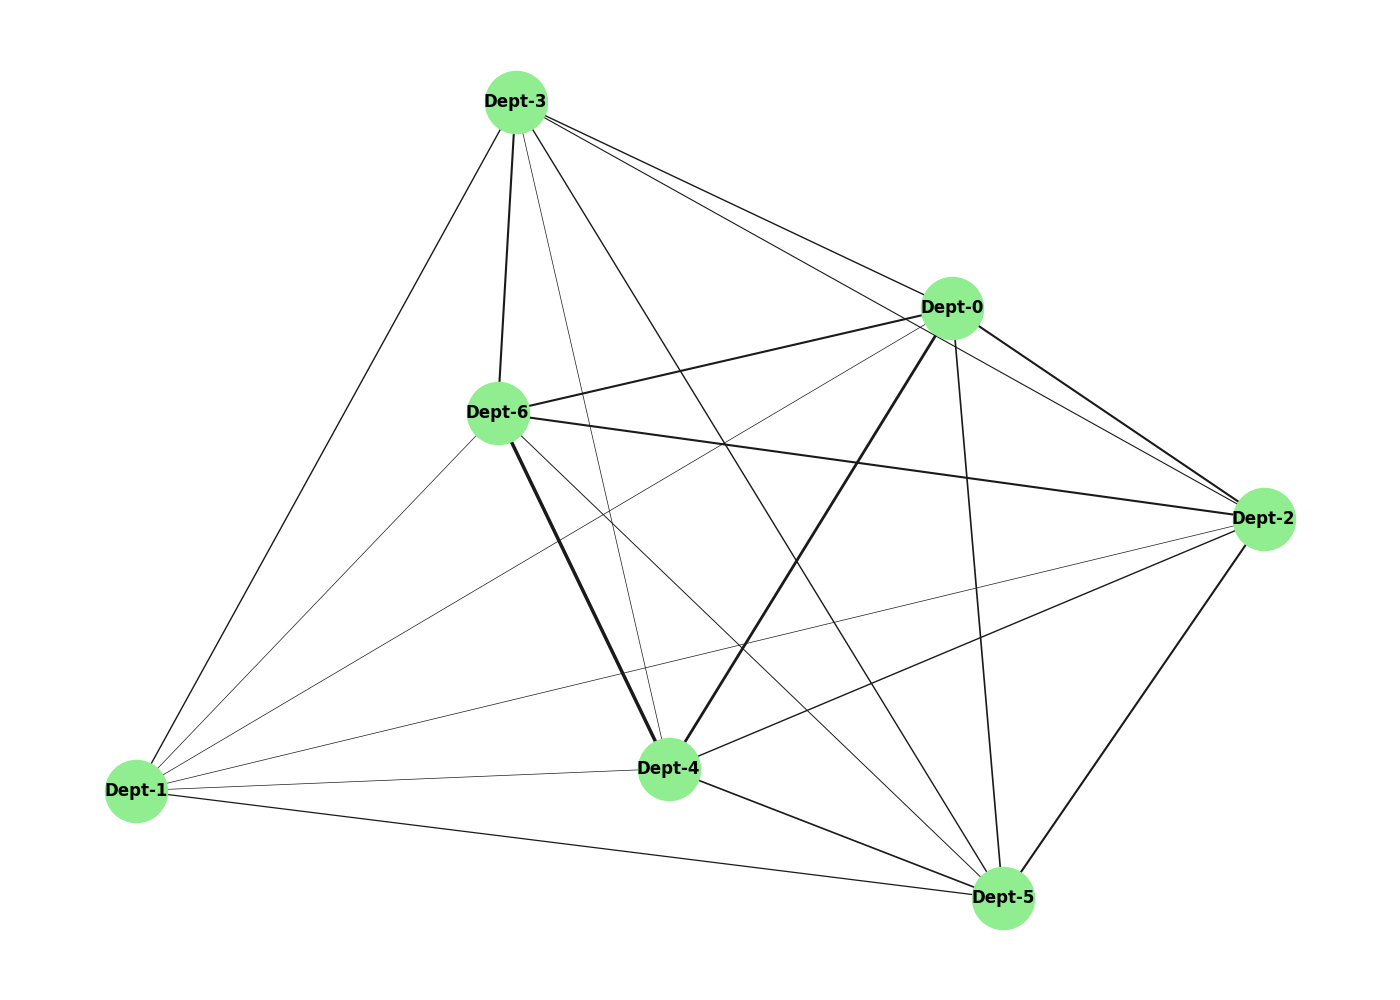

The Python source for this figure:
import matplotlib.pyplot as plt
import networkx as nx

# Shuffled and altered department names
departments = ['Finance', 'HR', 'Operations', 'R&D', 'Sales', 'Customer Support', 'Marketing']

# Corresponding shuffled communication matrix
communication_matrix = [
    [0, 5, 15, 10, 20, 12, 15],
    [5, 0, 5, 10, 5, 9, 5],
    [15, 5, 0, 8, 10, 15, 15],
    [10, 10, 8, 0, 5, 10, 15],
    [20, 5, 10, 5, 0, 12, 25],
    [12, 9, 15, 10, 12, 0, 7],
    [15, 5, 15, 15, 25, 7, 0]
]

G = nx.Graph()
G.add_nodes_from(departments)

for i, source in enumerate(departments):
    for j, target in enumerate(departments):
        if i < j and communication_matrix[i][j] > 0:
            G.add_edge(source, target, weight=communication_matrix[i][j])

pos = nx.spring_layout(G, k=0.3, iterations=50)

plt.figure(figsize=(14, 10))
nx.draw_networkx_nodes(G, pos, node_size=2000, node_color='lightgreen')

# Randomly altered labels - shuffled or altered names
nx.draw_networkx_labels(G, pos, labels={node: f"Dept-{n}" for n, node in enumerate(departments)}, 
                        font_size=12, font_color='black', font_weight='bold')

edges = G.edges(data=True)
nx.draw_networkx_edges(G, pos, edgelist=edges, width=[edge[2]['weight'] * 0.1 for edge in edges])

plt.axis('off')
plt.tight_layout()
plt.show()
